Frame 1 (no input): blank canvas, image omitted
Frame 60 (the mouse pressed at the canvas centre just before this capture): blank canvas, image omitted
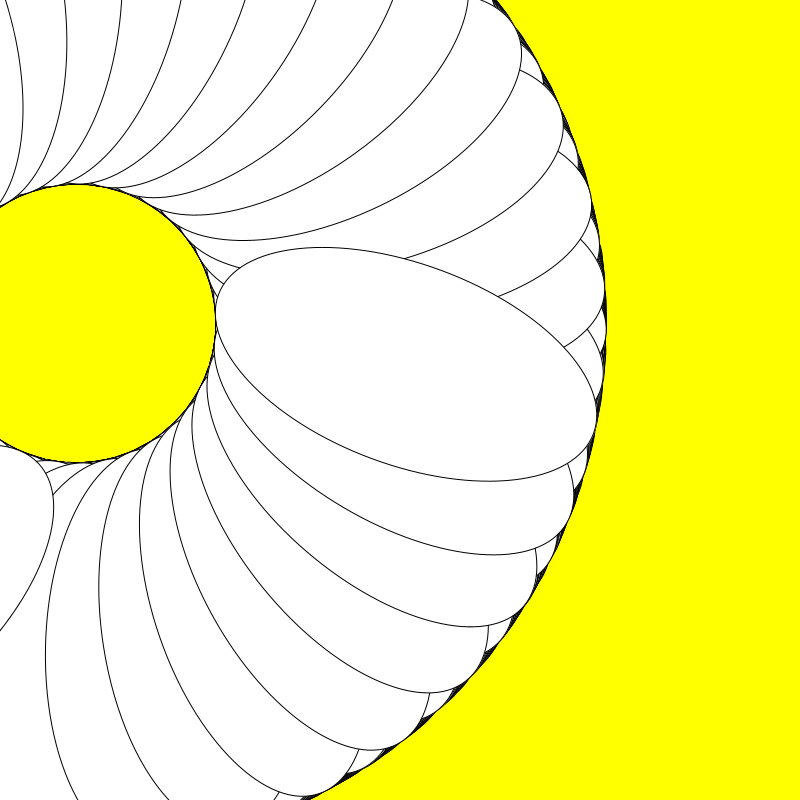
Frame 120 (the mouse held since frame 60 and released just before this capture)

The Processing sketch whose frames 1 and 60 were blank and that drew this single picture after the mouse press (run headless with seeded random() and noise(); from frame 60 on, the mouse is pressed at the canvas centre):

// Processing sketch: processing_93188
// ── processing_93188.pde

void setup () {
  size (800, 800);
}

void mojaFunkcja(int x, int y) {
  ellipseMode(CENTER);
  translate (width/2,height/2);
  rotate (mouseX + mouseY);
  fill (255, mouseX);
  ellipse(0, 0, mouseY/2, mouseX);
}

void draw () {
  background (mouseX, mouseY, noise(20));
  for (int i = 0; i < 1000; i++) {
  mojaFunkcja (i,20);
  }
}
